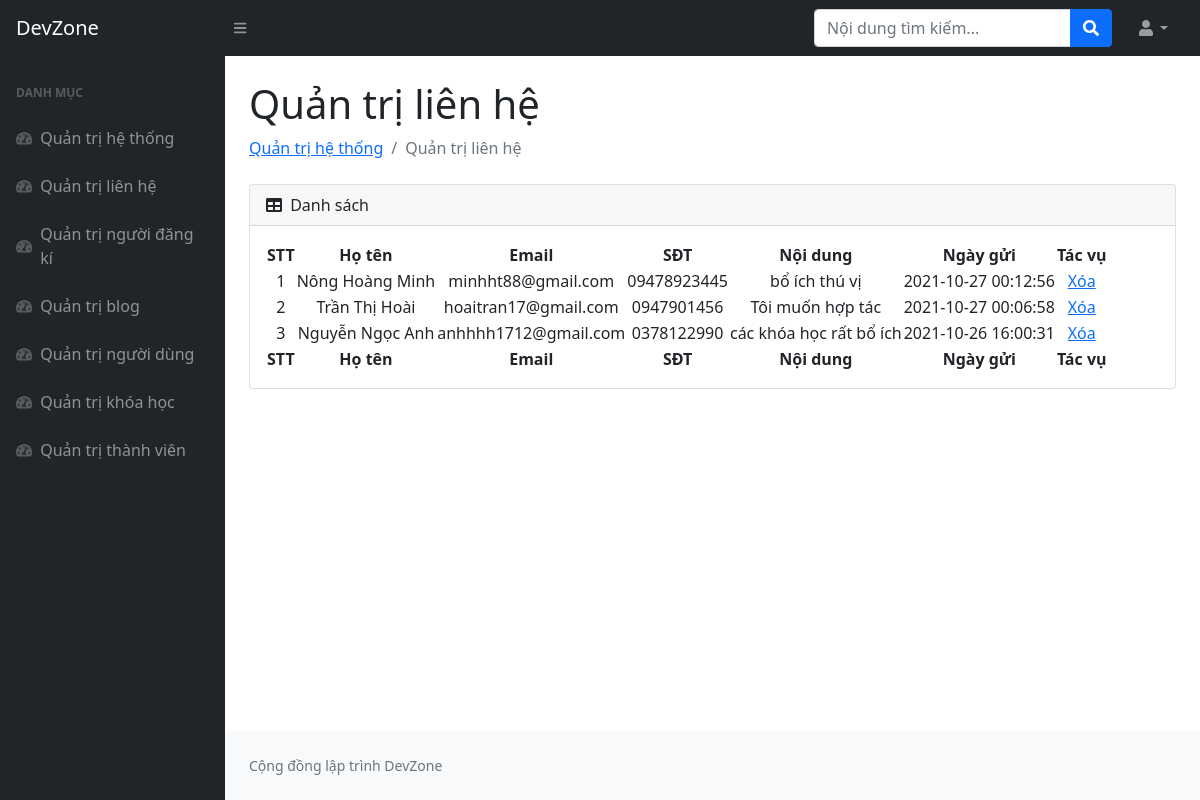
The page /admin/quan_tri_lien_he.php on the database its author committed.
### tables this page shows
CREATE TABLE `tbl_lien_he` (
  `lien_he_id` int(11) NOT NULL,
  `ho_ten` varchar(50) NOT NULL,
  `email` varchar(50) NOT NULL,
  `sdt` varchar(15) NOT NULL,
  `noi_dung` text NOT NULL,
  `ngay_gui` datetime NOT NULL DEFAULT current_timestamp()
);

### admin/quan_tri_lien_he.php (the view, shortened to what this page needs)
<!DOCTYPE html>
<html lang="en">
    <head>
        <link href="https://cdn.jsdelivr.net/npm/simple-datatables@latest/dist/style.css" rel="stylesheet" />
        <link href="css/styles.css" rel="stylesheet" />
    </head>
    <body class="sb-nav-fixed">
        <nav class="sb-topnav navbar navbar-expand navbar-dark bg-dark">
            <a class="navbar-brand ps-3" href="index.php">DevZone</a>
            <button class="btn btn-link btn-sm order-1 order-lg-0 me-4 me-lg-0" id="sidebarToggle" href="#!"><i class="fas fa-bars"></i></button>
            <form class="d-none d-md-inline-block form-inline ms-auto me-0 me-md-3 my-2 my-md-0">
                <div class="input-group">
                    <input class="form-control" type="text" placeholder="Nội dung tìm kiếm..." aria-label="nội dung tìm kiếm..." aria-describedby="btnNavbarSearch" />
                    <button class="btn btn-primary" id="btnNavbarSearch" type="button"><i class="fas fa-search"></i></button>
                </div>
            </form>
            <ul class="navbar-nav ms-auto ms-md-0 me-3 me-lg-4">
                <li class="nav-item dropdown">
                    <a class="nav-link dropdown-toggle" id="navbarDropdown" href="#" role="button" data-bs-toggle="dropdown" aria-expanded="false"><i class="fas fa-user fa-fw"></i></a>
                </li>
            </ul>
        </nav>
        <div id="layoutSidenav">
            <div id="layoutSidenav_nav">
                <nav class="sb-sidenav accordion sb-sidenav-dark" id="sidenavAccordion">
                    <div class="sb-sidenav-menu">
                        <div class="nav">
                            <div class="sb-sidenav-menu-heading">Danh mục</div>
                            <a class="nav-link" href="index.php">
                                <div class="sb-nav-link-icon"><i class="fas fa-tachometer-alt"></i></div>
                                Quản trị hệ thống
                            </a>
                            <a class="nav-link" href="quan_tri_lien_he.php">
                                <div class="sb-nav-link-icon"><i class="fas fa-tachometer-alt"></i></div>
                                Quản trị liên hệ
                            </a>
                            <a class="nav-link" href="quan_tri_dang_ki_hoc.php">
                                <div class="sb-nav-link-icon"><i class="fas fa-tachometer-alt"></i></div>
                                Quản trị người đăng kí
                            </a>
                            <a class="nav-link" href="quan_tri_blog.php">
                                <div class="sb-nav-link-icon"><i class="fas fa-tachometer-alt"></i></div>
                                Quản trị blog
                            </a>
                            <a class="nav-link" href="quan_tri_nguoi_dung.php">
                                <div class="sb-nav-link-icon"><i class="fas fa-tachometer-alt"></i></div>
                                Quản trị người dùng
                            </a>
                            <a class="nav-link" href="quan_tri_khoa_hoc.php">
                                <div class="sb-nav-link-icon"><i class="fas fa-tachometer-alt"></i></div>
                                Quản trị khóa học
                            </a>
                            <a class="nav-link" href="quan_tri_thanh_vien.php">
                                <div class="sb-nav-link-icon"><i class="fas fa-tachometer-alt"></i></div>
                                Quản trị thành viên
                            </a>
                        </div>
                    </div>
                </nav>
            </div>
            <div id="layoutSidenav_content">
                <main>
                    <div class="container-fluid px-4">
                        <h1 class="mt-4">Quản trị liên hệ</h1>
                        <ol class="breadcrumb mb-4">
                            <li class="breadcrumb-item"><a href="index.php">Quản trị hệ thống</a></li>
                            <li class="breadcrumb-item active">Quản trị liên hệ</li>
                        </ol>
                        <div class="card mb-4">
                            <div class="card-header">
                                <i class="fas fa-table me-1"></i>
                                Danh sách</a>
                            </div>
                            <div class="card-body">
                                <table id="datatablesSimple">
                                    <thead>
                                        <tr>
                                            <th style="text-align: center;">STT</th>
                                            <th style="text-align: center;">Họ tên</th>
                                            <th style="text-align: center;">Email</th>
                                            <th style="text-align: center;">SĐT</th>
                                            <th style="text-align: center;">Nội dung</th>
                                            <th style="text-align: center;">Ngày gửi</th>
                                            <th style="text-align: center;">Tác vụ</th>
                                        </tr>
                                    </thead>
                                    <tfoot>
                                        <tr>
                                            <th style="text-align: center;">STT</th>
                                            <th style="text-align: center;">Họ tên</th>
                                            <th style="text-align: center;">Email</th>
                                            <th style="text-align: center;">SĐT</th>
                                            <th style="text-align: center;">Nội dung</th>
                                            <th style="text-align: center;">Ngày gửi</th>
                                            <th style="text-align: center;">Tác vụ</th>
                                        </tr>
                                    </tfoot>
                                    <tbody>
                            <?php
                                $ket_noi = mysqli_connect("localhost","root","","devzone.db");
                                 $sql= "
                                            SELECT *
                                            FROM tbl_lien_he
                                            ORDER BY lien_he_id DESC";
                                  $noi_dung_lien_he= mysqli_query($ket_noi,$sql);
                                  $i = 0;
                                  while($row = mysqli_fetch_array($noi_dung_lien_he))
                                  {
                                    $i++;
                            ;?>
                                        <tr>
                                            <td style="text-align: center;"><?php echo $i;?></td>
                                            <td style="text-align: center;"><?php echo $row["ho_ten"];?></td>
                                            <td style="text-align: center;"><?php echo $row["email"];?></td>
                                            <td style="text-align: center;"><?php echo $row["sdt"];?></td>
                                            <td style="text-align: center;"><?php echo $row["noi_dung"];?></td>
                                            <td style="text-align: center;"><?php echo $row["ngay_gui"];?></td>
                                            <td style="text-align: center;"><a href="lien_he_xoa.php?id=<?php echo $row["lien_he_id"];?>">Xóa</td>
                                        </tr>
                                    <?php
                                      }
                                    ;?>
                                    </tbody>
                                </table>
                            </div>
                        </div>
                    </div>
                </main>
                <footer class="py-4 bg-light mt-auto">
                    <div class="container-fluid px-4">
                        <div class="d-flex align-items-center justify-content-between small">
                            <div class="text-muted">Cộng đồng lập trình DevZone</div>
                        </div>
                    </div>
                </footer>
            </div>
        </div>
    </body>
</html>

### rows shown on the page
tbl_lien_he: ho_ten "Nông Hoàng Minh", email "minhht88@gmail.com", sdt "09478923445", noi_dung "bổ ích thú vị", ngay_gui "2021-10-27 00:12:56"
tbl_lien_he: ho_ten "Trần Thị Hoài", email "hoaitran17@gmail.com", sdt "0947901456", noi_dung "Tôi muốn hợp tác", ngay_gui "2021-10-27 00:06:58"
tbl_lien_he: ho_ten "Nguyễn Ngọc Anh", email "anhhhh1712@gmail.com", sdt "0378122990", noi_dung "các khóa học rất bổ ích", ngay_gui "2021-10-26 16:00:31"
